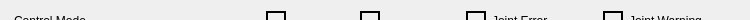
<?xml version="1.0" encoding="UTF-8"?>
<ui version="4.0">
 <class>glancehubsbar</class>
 <widget class="QWidget" name="glancehubsbar">
  <property name="geometry">
   <rect>
    <x>0</x>
    <y>0</y>
    <width>750</width>
    <height>20</height>
   </rect>
  </property>
  <property name="minimumSize">
   <size>
    <width>750</width>
    <height>20</height>
   </size>
  </property>
  <property name="maximumSize">
   <size>
    <width>750</width>
    <height>20</height>
   </size>
  </property>
  <property name="windowTitle">
   <string>glance_hub_sbar</string>
  </property>
  <widget class="QWidget" name="">
   <property name="geometry">
    <rect>
     <x>3</x>
     <y>0</y>
     <width>737</width>
     <height>22</height>
    </rect>
   </property>
   <layout class="QHBoxLayout" name="horizontalLayout">
    <item>
     <widget class="QLabel" name="label">
      <property name="minimumSize">
       <size>
        <width>95</width>
        <height>20</height>
       </size>
      </property>
      <property name="maximumSize">
       <size>
        <width>95</width>
        <height>20</height>
       </size>
      </property>
      <property name="text">
       <string>Control Mode</string>
      </property>
     </widget>
    </item>
    <item>
     <widget class="QLabel" name="controlModeLabel">
      <property name="minimumSize">
       <size>
        <width>120</width>
        <height>20</height>
       </size>
      </property>
      <property name="maximumSize">
       <size>
        <width>120</width>
        <height>20</height>
       </size>
      </property>
      <property name="text">
       <string/>
      </property>
     </widget>
    </item>
    <item>
     <spacer name="horizontalSpacer">
      <property name="orientation">
       <enum>Qt::Horizontal</enum>
      </property>
      <property name="sizeHint" stdset="0">
       <size>
        <width>18</width>
        <height>20</height>
       </size>
      </property>
     </spacer>
    </item>
    <item>
     <widget class="QLabel" name="plannerLight">
      <property name="sizePolicy">
       <sizepolicy hsizetype="Fixed" vsizetype="Fixed">
        <horstretch>0</horstretch>
        <verstretch>0</verstretch>
       </sizepolicy>
      </property>
      <property name="minimumSize">
       <size>
        <width>20</width>
        <height>15</height>
       </size>
      </property>
      <property name="maximumSize">
       <size>
        <width>20</width>
        <height>15</height>
       </size>
      </property>
      <property name="frameShape">
       <enum>QFrame::Box</enum>
      </property>
      <property name="lineWidth">
       <number>2</number>
      </property>
      <property name="text">
       <string/>
      </property>
     </widget>
    </item>
    <item>
     <widget class="QLabel" name="label_3">
      <property name="text">
       <string>Moveit</string>
      </property>
     </widget>
    </item>
    <item>
     <spacer name="horizontalSpacer_2">
      <property name="orientation">
       <enum>Qt::Horizontal</enum>
      </property>
      <property name="sizeHint" stdset="0">
       <size>
        <width>18</width>
        <height>20</height>
       </size>
      </property>
     </spacer>
    </item>
    <item>
     <widget class="QLabel" name="footLight">
      <property name="sizePolicy">
       <sizepolicy hsizetype="Fixed" vsizetype="Fixed">
        <horstretch>0</horstretch>
        <verstretch>0</verstretch>
       </sizepolicy>
      </property>
      <property name="minimumSize">
       <size>
        <width>20</width>
        <height>15</height>
       </size>
      </property>
      <property name="maximumSize">
       <size>
        <width>20</width>
        <height>15</height>
       </size>
      </property>
      <property name="frameShape">
       <enum>QFrame::Box</enum>
      </property>
      <property name="lineWidth">
       <number>2</number>
      </property>
      <property name="text">
       <string/>
      </property>
     </widget>
    </item>
    <item>
     <widget class="QLabel" name="label_5">
      <property name="text">
       <string>FootStep</string>
      </property>
     </widget>
    </item>
    <item>
     <spacer name="horizontalSpacer_3">
      <property name="orientation">
       <enum>Qt::Horizontal</enum>
      </property>
      <property name="sizeHint" stdset="0">
       <size>
        <width>18</width>
        <height>20</height>
       </size>
      </property>
     </spacer>
    </item>
    <item>
     <widget class="QLabel" name="fault">
      <property name="sizePolicy">
       <sizepolicy hsizetype="Fixed" vsizetype="Fixed">
        <horstretch>0</horstretch>
        <verstretch>0</verstretch>
       </sizepolicy>
      </property>
      <property name="minimumSize">
       <size>
        <width>20</width>
        <height>15</height>
       </size>
      </property>
      <property name="maximumSize">
       <size>
        <width>20</width>
        <height>15</height>
       </size>
      </property>
      <property name="frameShape">
       <enum>QFrame::Box</enum>
      </property>
      <property name="lineWidth">
       <number>2</number>
      </property>
      <property name="text">
       <string/>
      </property>
     </widget>
    </item>
    <item>
     <widget class="QLabel" name="errorbutton">
      <property name="minimumSize">
       <size>
        <width>80</width>
        <height>20</height>
       </size>
      </property>
      <property name="maximumSize">
       <size>
        <width>80</width>
        <height>20</height>
       </size>
      </property>
      <property name="text">
       <string>Joint Error </string>
      </property>
     </widget>
    </item>
    <item>
     <spacer name="horizontalSpacer_4">
      <property name="orientation">
       <enum>Qt::Horizontal</enum>
      </property>
      <property name="sizeHint" stdset="0">
       <size>
        <width>18</width>
        <height>20</height>
       </size>
      </property>
     </spacer>
    </item>
    <item>
     <widget class="QLabel" name="warn">
      <property name="sizePolicy">
       <sizepolicy hsizetype="Fixed" vsizetype="Fixed">
        <horstretch>0</horstretch>
        <verstretch>0</verstretch>
       </sizepolicy>
      </property>
      <property name="minimumSize">
       <size>
        <width>20</width>
        <height>15</height>
       </size>
      </property>
      <property name="maximumSize">
       <size>
        <width>20</width>
        <height>15</height>
       </size>
      </property>
      <property name="frameShape">
       <enum>QFrame::Box</enum>
      </property>
      <property name="lineWidth">
       <number>2</number>
      </property>
      <property name="text">
       <string/>
      </property>
     </widget>
    </item>
    <item>
     <widget class="QLabel" name="warnbutton">
      <property name="minimumSize">
       <size>
        <width>100</width>
        <height>20</height>
       </size>
      </property>
      <property name="maximumSize">
       <size>
        <width>100</width>
        <height>20</height>
       </size>
      </property>
      <property name="text">
       <string>Joint Warning</string>
      </property>
     </widget>
    </item>
   </layout>
  </widget>
 </widget>
 <layoutdefault spacing="6" margin="11"/>
 <resources/>
 <connections/>
</ui>
